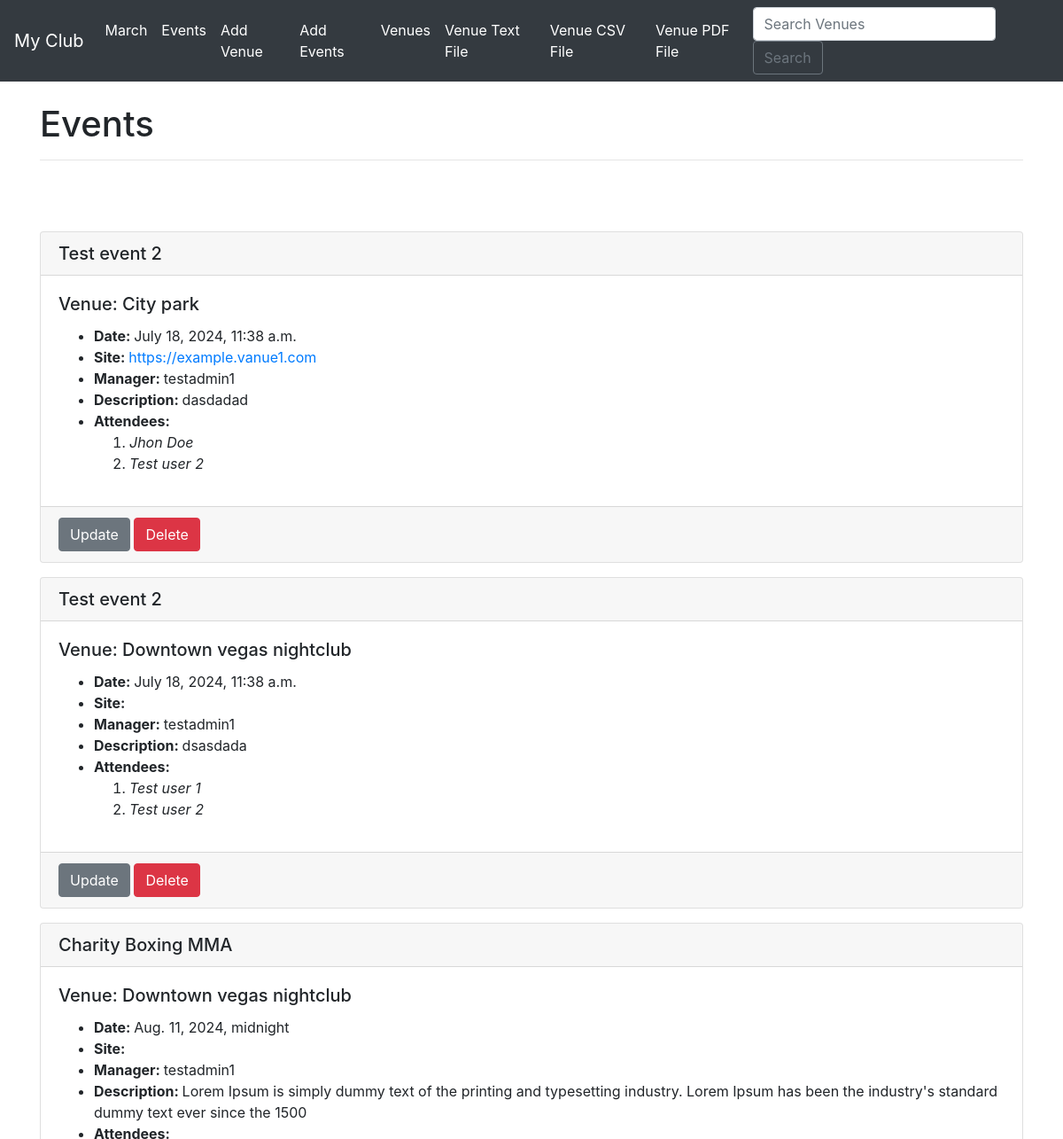
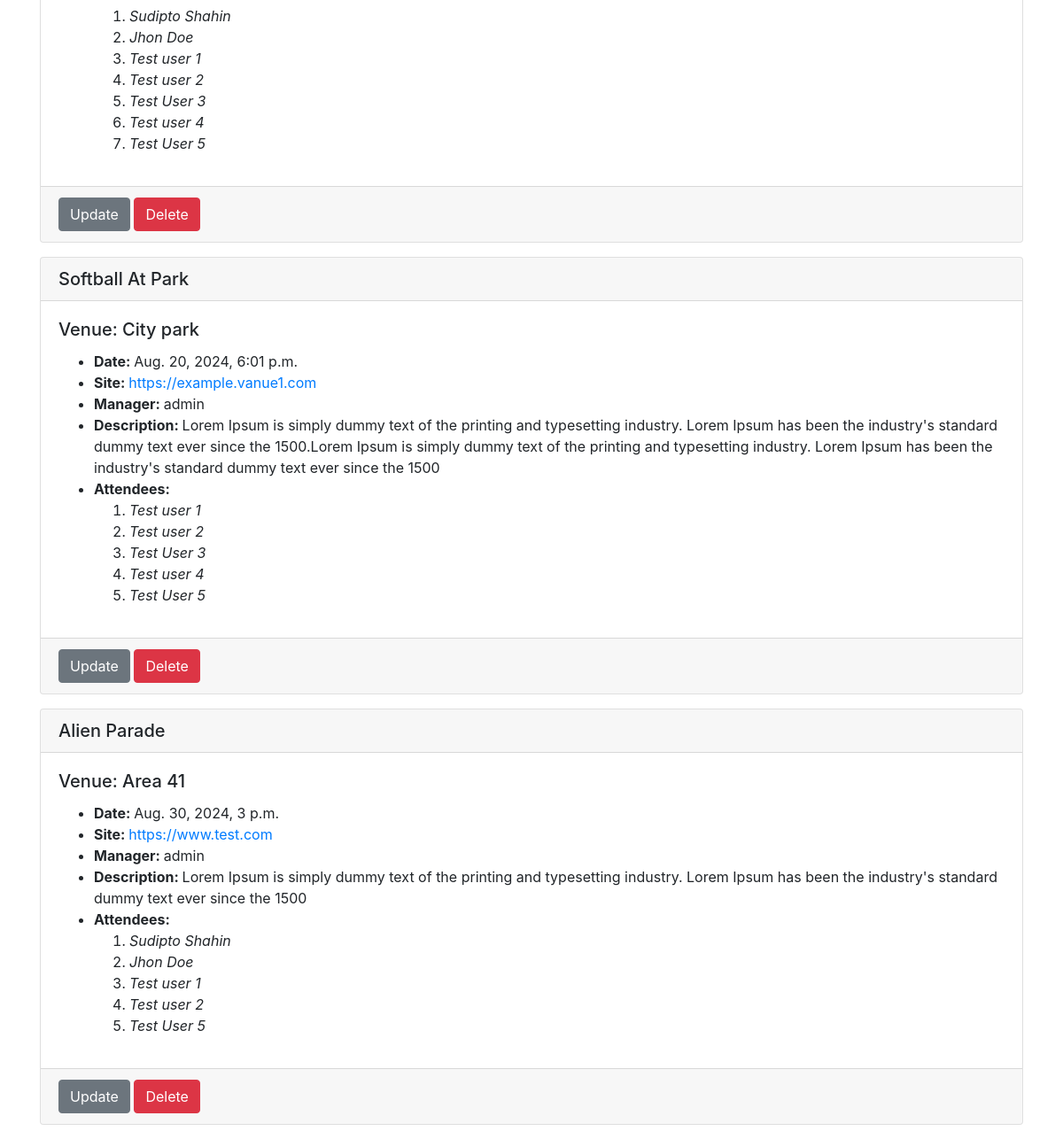
Screenshot of /events/ with the database file from the repository (2 pictures, top to bottom).
### events/models.py (models this page shows, shortened)
class Event(models.Model):
    name = models.CharField('Event Name', max_length=120)
    event_date = models.DateTimeField('Event Date')
    venue = models.ForeignKey(Venue, blank=True, null=True, on_delete=models.CASCADE)
    manager = models.ForeignKey(User, blank=True, null=True, on_delete=models.SET_NULL)
    description = models.TextField(blank=True)
    attendees = models.ManyToManyField(MyClubUser, blank=True)
    def __str__(self)-> str:
        return str(self.name)

class Venue(models.Model):
    name = models.CharField("Vanue name", max_length=120)
    address = models.CharField(max_length=300)
    zip_code = models.CharField('Zip code', max_length=15)
    phone = models.CharField('Contact Phone', max_length=25, blank=True)
    web = models.URLField('Website Address', blank=True)
    email_address = models.EmailField('Email Address', blank=True)
    def __str__(self):
        return str(self.name)

class MyClubUser(models.Model):
    first_name =  models.CharField(max_length=30)
    last_name = models.CharField(max_length=30)
    email = models.EmailField('User email')

### events/views.py (the view)
# urls.py: path('events/', views.all_events, name='event-list'),
def all_events(request: HttpRequest):
    event_list = Event.objects.all().order_by('event_date')
    return render(request, 'events/event_list.html', {
        "event_list": event_list
    })

### events/templates/events/event_list.html
{% extends 'events/base.html' %}
{% block content %}
<h1>Events</h1>
<hr><br><br>
{% for event in event_list %}
<div class="card my-3">
    <h5 class="card-header">{{event}}</h5>
    <div class="card-body">
        <h5 class="card-title">Venue: {{ event.venue }}</h5>
        <ul>
            <li><strong>Date: </strong>{{ event.event_date }}</li>
            <li><strong>Site: </strong><a href="">{{ event.venue.web }}</a></li>
            <li><strong>Manager: </strong>{{ event.manager }}</li>
            <li><strong>Description: </strong>{{ event.description }}</li>
            <li>
                <strong>Attendees: </strong>
                <ol>
                    {% for attendees in event.attendees.all %}
                    <li>
                        <i>{{attendees.first_name}} {{ attendees.last_name }}</i>
                    </li>
                    {% endfor %}
                </ol>
            </li>
        </ul>
    </div>
    <div class="card-footer">
        <a href="{% url 'update-event' event.id %}" class="btn btn-secondary">Update</a>
        <a href="{% url 'delete-event' event.id %}" class="btn btn-danger">Delete</a>
    </div>
</div>
{% endfor %}
{% endblock %}

### rows the page displays
Event: name "Test event 2", venue "City park", event_date "July 18, 2024, 11:38 a.m.", venue.web "https://example.vanue1.com", manager "testadmin1", description "dasdadad"
MyClubUser: first_name "Jhon", last_name "Doe"
MyClubUser: first_name "Test", last_name "user 2"
Event: name "Test event 2", venue "Downtown vegas nightclub", event_date "July 18, 2024, 11:38 a.m.", manager "testadmin1", description "dsasdada"
MyClubUser: first_name "Test", last_name "user 1"
Event: name "Charity Boxing MMA", venue "Downtown vegas nightclub", event_date "Aug. 11, 2024, midnight", manager "testadmin1", description "Lorem Ipsum is simply dummy text of the printing and typesetting industry. Lorem Ipsum has been the industry's standard dummy text ever since the 1500"
MyClubUser: first_name "Sudipto", last_name "Shahin"
MyClubUser: first_name "Test", last_name "User 3"
MyClubUser: first_name "Test", last_name "user 4"
MyClubUser: first_name "Test", last_name "User 5"
Event: name "Softball At Park", venue "City park", event_date "Aug. 20, 2024, 6:01 p.m.", venue.web "https://example.vanue1.com", manager "admin", description "Lorem Ipsum is simply dummy text of the printing and typesetting industry. Lorem Ipsum has been the industry's standard dummy text ever since the 1500.Lorem Ipsum is simply dummy text of the printing and typesetting industry. Lorem Ipsum has been the industry's standard dummy text ever since the 1500"
Event: name "Alien Parade", venue "Area 41", event_date "Aug. 30, 2024, 3 p.m.", venue.web "https://www.test.com", manager "admin", description "Lorem Ipsum is simply dummy text of the printing and typesetting industry. Lorem Ipsum has been the industry's standard dummy text ever since the 1500"
